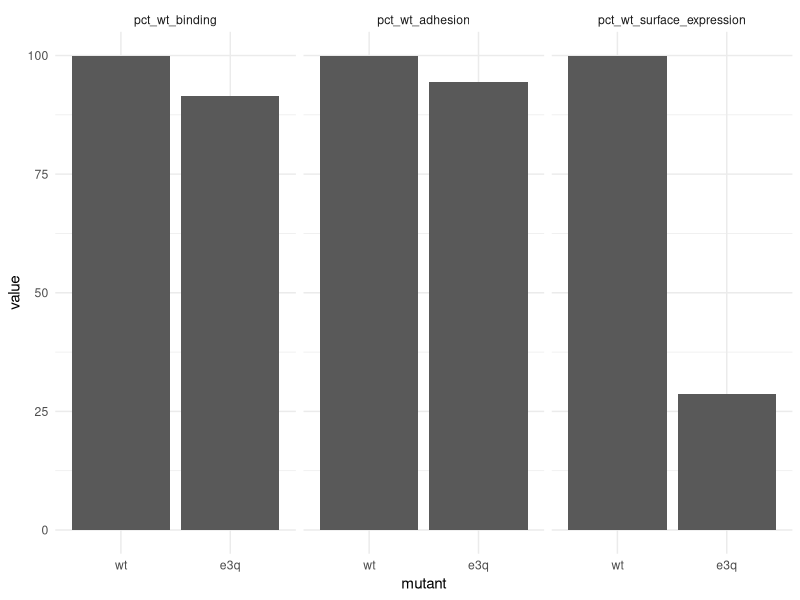

Generate this figure with R:
# Name:     07_cxcr6_functional.R
# Updated:  20210712
# Author:   Andrew Kleist

# packages, working directory
setwd("~/Desktop/Volkman_Lab/BABU_VOLKMAN/CHEMOKINE_PRJ/Data/chemokine_gpcr_ms/")
library(tidyverse)

################################################################################

  data <- read_csv("60_snp_cancer/data/processed/cxcr6_functional.csv")
  
  order = c("wt", "e3q")
  order2 = c("pct_wt_binding", "pct_wt_adhesion", "pct_wt_surface_expression")
  data$mutant <- factor(data$mutant, levels = order)
  data$assay <- factor(data$assay, levels = order2)
  
  data %>%
    ggplot(aes(mutant, value))+
    geom_bar(stat = "identity") +
    theme_minimal() +
    facet_grid(. ~ assay)
